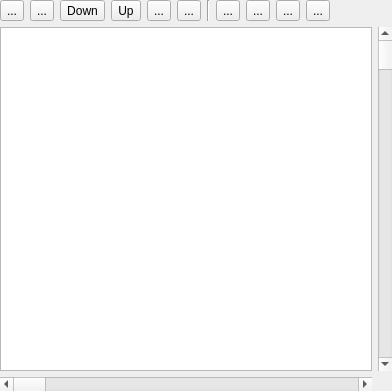
<?xml version="1.0" encoding="UTF-8"?>
<ui version="4.0">
 <class>MapView</class>
 <widget class="QWidget" name="MapView">
  <property name="geometry">
   <rect>
    <x>0</x>
    <y>0</y>
    <width>392</width>
    <height>391</height>
   </rect>
  </property>
  <property name="sizePolicy">
   <sizepolicy hsizetype="Preferred" vsizetype="Preferred">
    <horstretch>0</horstretch>
    <verstretch>0</verstretch>
   </sizepolicy>
  </property>
  <property name="windowTitle">
   <string>MainWindow</string>
  </property>
  <layout class="QVBoxLayout" name="verticalLayout">
   <property name="leftMargin">
    <number>0</number>
   </property>
   <property name="topMargin">
    <number>0</number>
   </property>
   <property name="rightMargin">
    <number>0</number>
   </property>
   <property name="bottomMargin">
    <number>0</number>
   </property>
   <item>
    <layout class="QGridLayout" name="gridLayout">
     <item row="2" column="0">
      <widget class="QScrollBar" name="horizontalScrollBar">
       <property name="orientation">
        <enum>Qt::Horizontal</enum>
       </property>
      </widget>
     </item>
     <item row="1" column="0">
      <widget class="QGraphicsView" name="mapView"/>
     </item>
     <item row="0" column="0">
      <layout class="QHBoxLayout" name="mapToolPanel">
       <item>
        <widget class="QToolButton" name="eventButton">
         <property name="text">
          <string>...</string>
         </property>
         <property name="icon">
          <iconset resource="main.qrc">
           <normaloff>:/main/res/icon/event.xpm</normaloff>:/main/res/icon/event.xpm</iconset>
         </property>
         <property name="checkable">
          <bool>true</bool>
         </property>
        </widget>
       </item>
       <item>
        <widget class="QToolButton" name="panoramaButton">
         <property name="text">
          <string>...</string>
         </property>
         <property name="icon">
          <iconset resource="main.qrc">
           <normaloff>:/main/res/icon/panorama.xpm</normaloff>:/main/res/icon/panorama.xpm</iconset>
         </property>
         <property name="checkable">
          <bool>true</bool>
         </property>
        </widget>
       </item>
       <item>
        <widget class="QToolButton" name="bottomLayerButton">
         <property name="text">
          <string>Down</string>
         </property>
         <property name="icon">
          <iconset resource="main.qrc">
           <normaloff>:/main/res/icon/layer_bottom.xpm</normaloff>:/main/res/icon/layer_bottom.xpm</iconset>
         </property>
         <property name="checkable">
          <bool>true</bool>
         </property>
        </widget>
       </item>
       <item>
        <widget class="QToolButton" name="middleLayerButton">
         <property name="text">
          <string>Up</string>
         </property>
         <property name="icon">
          <iconset resource="main.qrc">
           <normaloff>:/main/res/icon/layer_middle.xpm</normaloff>:/main/res/icon/layer_middle.xpm</iconset>
         </property>
         <property name="checkable">
          <bool>true</bool>
         </property>
        </widget>
       </item>
       <item>
        <widget class="QToolButton" name="topLayerButton">
         <property name="text">
          <string>...</string>
         </property>
         <property name="icon">
          <iconset resource="main.qrc">
           <normaloff>:/main/res/icon/layer_top.xpm</normaloff>:/main/res/icon/layer_top.xpm</iconset>
         </property>
         <property name="checkable">
          <bool>true</bool>
         </property>
        </widget>
       </item>
       <item>
        <widget class="QToolButton" name="skyLayerButton">
         <property name="text">
          <string>...</string>
         </property>
         <property name="icon">
          <iconset resource="main.qrc">
           <normaloff>:/main/res/icon/sky.xpm</normaloff>:/main/res/icon/sky.xpm</iconset>
         </property>
         <property name="checkable">
          <bool>true</bool>
         </property>
        </widget>
       </item>
       <item>
        <widget class="Line" name="line">
         <property name="orientation">
          <enum>Qt::Vertical</enum>
         </property>
        </widget>
       </item>
       <item>
        <widget class="QToolButton" name="zoom1_1">
         <property name="text">
          <string>...</string>
         </property>
         <property name="icon">
          <iconset resource="main.qrc">
           <normaloff>:/main/res/icon/1_1.xpm</normaloff>:/main/res/icon/1_1.xpm</iconset>
         </property>
         <property name="checkable">
          <bool>true</bool>
         </property>
        </widget>
       </item>
       <item>
        <widget class="QToolButton" name="zoom1_2">
         <property name="text">
          <string>...</string>
         </property>
         <property name="icon">
          <iconset resource="main.qrc">
           <normaloff>:/main/res/icon/1_2.xpm</normaloff>:/main/res/icon/1_2.xpm</iconset>
         </property>
         <property name="checkable">
          <bool>true</bool>
         </property>
        </widget>
       </item>
       <item>
        <widget class="QToolButton" name="zoom1_4">
         <property name="text">
          <string>...</string>
         </property>
         <property name="icon">
          <iconset resource="main.qrc">
           <normaloff>:/main/res/icon/1_4.xpm</normaloff>:/main/res/icon/1_4.xpm</iconset>
         </property>
         <property name="checkable">
          <bool>true</bool>
         </property>
        </widget>
       </item>
       <item>
        <widget class="QToolButton" name="zoom1_8">
         <property name="text">
          <string>...</string>
         </property>
         <property name="icon">
          <iconset resource="main.qrc">
           <normaloff>:/main/res/icon/1_8.xpm</normaloff>:/main/res/icon/1_8.xpm</iconset>
         </property>
         <property name="checkable">
          <bool>true</bool>
         </property>
        </widget>
       </item>
       <item>
        <spacer name="horizontalSpacer_2">
         <property name="orientation">
          <enum>Qt::Horizontal</enum>
         </property>
         <property name="sizeHint" stdset="0">
          <size>
           <width>40</width>
           <height>20</height>
          </size>
         </property>
        </spacer>
       </item>
      </layout>
     </item>
     <item row="1" column="1">
      <widget class="QScrollBar" name="verticalScrollBar">
       <property name="orientation">
        <enum>Qt::Vertical</enum>
       </property>
      </widget>
     </item>
    </layout>
   </item>
  </layout>
 </widget>
 <layoutdefault spacing="6" margin="11"/>
 <resources>
  <include location="main.qrc"/>
 </resources>
 <connections/>
</ui>
